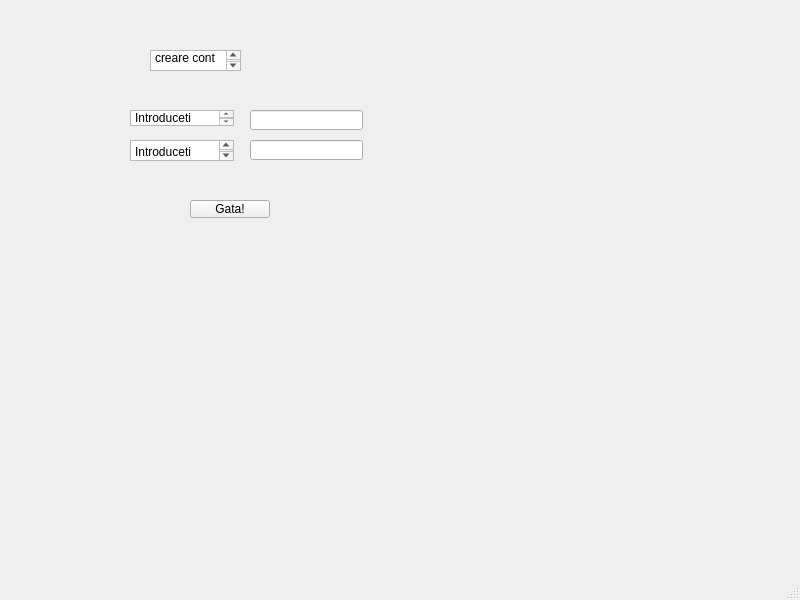
<?xml version="1.0" encoding="UTF-8"?>
<ui version="4.0">
 <class>SecondChance</class>
 <widget class="QMainWindow" name="SecondChance">
  <property name="geometry">
   <rect>
    <x>0</x>
    <y>0</y>
    <width>800</width>
    <height>600</height>
   </rect>
  </property>
  <property name="windowTitle">
   <string>SecondChance</string>
  </property>
  <widget class="QWidget" name="centralwidget">
   <widget class="QStackedWidget" name="stackedWidget">
    <property name="geometry">
     <rect>
      <x>0</x>
      <y>0</y>
      <width>471</width>
      <height>291</height>
     </rect>
    </property>
    <property name="currentIndex">
     <number>1</number>
    </property>
    <widget class="QWidget" name="page">
     <widget class="QPushButton" name="pushButton">
      <property name="geometry">
       <rect>
        <x>190</x>
        <y>60</y>
        <width>80</width>
        <height>18</height>
       </rect>
      </property>
      <property name="text">
       <string>Log In</string>
      </property>
     </widget>
     <widget class="QPushButton" name="pushButton_2">
      <property name="geometry">
       <rect>
        <x>190</x>
        <y>110</y>
        <width>80</width>
        <height>18</height>
       </rect>
      </property>
      <property name="text">
       <string>Sign Up</string>
      </property>
     </widget>
    </widget>
    <widget class="QWidget" name="page_3">
     <widget class="QPlainTextEdit" name="plainTextEdit">
      <property name="geometry">
       <rect>
        <x>150</x>
        <y>50</y>
        <width>91</width>
        <height>21</height>
       </rect>
      </property>
      <property name="plainText">
       <string>Pagina de creare cont</string>
      </property>
     </widget>
     <widget class="QTextEdit" name="textEdit">
      <property name="geometry">
       <rect>
        <x>130</x>
        <y>110</y>
        <width>104</width>
        <height>16</height>
       </rect>
      </property>
      <property name="html">
       <string>&lt;!DOCTYPE HTML PUBLIC &quot;-//W3C//DTD HTML 4.0//EN&quot; &quot;http://www.w3.org/TR/REC-html40/strict.dtd&quot;&gt;
&lt;html&gt;&lt;head&gt;&lt;meta name=&quot;qrichtext&quot; content=&quot;1&quot; /&gt;&lt;meta charset=&quot;utf-8&quot; /&gt;&lt;style type=&quot;text/css&quot;&gt;
p, li { white-space: pre-wrap; }
hr { height: 1px; border-width: 0; }
li.unchecked::marker { content: &quot;\2610&quot;; }
li.checked::marker { content: &quot;\2612&quot;; }
&lt;/style&gt;&lt;/head&gt;&lt;body style=&quot; font-family:'Segoe UI'; font-size:9pt; font-weight:400; font-style:normal;&quot;&gt;
&lt;p style=&quot; margin-top:0px; margin-bottom:0px; margin-left:0px; margin-right:0px; -qt-block-indent:0; text-indent:0px;&quot;&gt;Introduceti Email:&lt;/p&gt;&lt;/body&gt;&lt;/html&gt;</string>
      </property>
     </widget>
     <widget class="QTextEdit" name="textEdit_2">
      <property name="geometry">
       <rect>
        <x>130</x>
        <y>140</y>
        <width>104</width>
        <height>21</height>
       </rect>
      </property>
      <property name="html">
       <string>&lt;!DOCTYPE HTML PUBLIC &quot;-//W3C//DTD HTML 4.0//EN&quot; &quot;http://www.w3.org/TR/REC-html40/strict.dtd&quot;&gt;
&lt;html&gt;&lt;head&gt;&lt;meta name=&quot;qrichtext&quot; content=&quot;1&quot; /&gt;&lt;meta charset=&quot;utf-8&quot; /&gt;&lt;style type=&quot;text/css&quot;&gt;
p, li { white-space: pre-wrap; }
hr { height: 1px; border-width: 0; }
li.unchecked::marker { content: &quot;\2610&quot;; }
li.checked::marker { content: &quot;\2612&quot;; }
&lt;/style&gt;&lt;/head&gt;&lt;body style=&quot; font-family:'Segoe UI'; font-size:9pt; font-weight:400; font-style:normal;&quot;&gt;
&lt;p style=&quot; margin-top:0px; margin-bottom:0px; margin-left:0px; margin-right:0px; -qt-block-indent:0; text-indent:0px;&quot;&gt;Introduceti Parola:&lt;/p&gt;&lt;/body&gt;&lt;/html&gt;</string>
      </property>
     </widget>
     <widget class="QPushButton" name="DoneButton">
      <property name="geometry">
       <rect>
        <x>190</x>
        <y>200</y>
        <width>80</width>
        <height>18</height>
       </rect>
      </property>
      <property name="text">
       <string>Gata!</string>
      </property>
     </widget>
     <widget class="QLineEdit" name="InsertEmailBox">
      <property name="geometry">
       <rect>
        <x>250</x>
        <y>110</y>
        <width>113</width>
        <height>20</height>
       </rect>
      </property>
     </widget>
     <widget class="QLineEdit" name="InsertPasswordBox">
      <property name="geometry">
       <rect>
        <x>250</x>
        <y>140</y>
        <width>113</width>
        <height>20</height>
       </rect>
      </property>
     </widget>
    </widget>
    <widget class="QWidget" name="page_2">
     <widget class="QTextEdit" name="textEdit_5">
      <property name="geometry">
       <rect>
        <x>140</x>
        <y>150</y>
        <width>104</width>
        <height>21</height>
       </rect>
      </property>
      <property name="html">
       <string>&lt;!DOCTYPE HTML PUBLIC &quot;-//W3C//DTD HTML 4.0//EN&quot; &quot;http://www.w3.org/TR/REC-html40/strict.dtd&quot;&gt;
&lt;html&gt;&lt;head&gt;&lt;meta name=&quot;qrichtext&quot; content=&quot;1&quot; /&gt;&lt;meta charset=&quot;utf-8&quot; /&gt;&lt;style type=&quot;text/css&quot;&gt;
p, li { white-space: pre-wrap; }
hr { height: 1px; border-width: 0; }
li.unchecked::marker { content: &quot;\2610&quot;; }
li.checked::marker { content: &quot;\2612&quot;; }
&lt;/style&gt;&lt;/head&gt;&lt;body style=&quot; font-family:'Segoe UI'; font-size:9pt; font-weight:400; font-style:normal;&quot;&gt;
&lt;p style=&quot; margin-top:0px; margin-bottom:0px; margin-left:0px; margin-right:0px; -qt-block-indent:0; text-indent:0px;&quot;&gt;Introduceti Parola:&lt;/p&gt;&lt;/body&gt;&lt;/html&gt;</string>
      </property>
     </widget>
     <widget class="QTextEdit" name="textEdit_6">
      <property name="geometry">
       <rect>
        <x>250</x>
        <y>150</y>
        <width>104</width>
        <height>16</height>
       </rect>
      </property>
     </widget>
     <widget class="QPlainTextEdit" name="plainTextEdit_2">
      <property name="geometry">
       <rect>
        <x>160</x>
        <y>60</y>
        <width>101</width>
        <height>21</height>
       </rect>
      </property>
      <property name="plainText">
       <string>Pagina de accesare cont</string>
      </property>
     </widget>
     <widget class="QTextEdit" name="textEdit_7">
      <property name="geometry">
       <rect>
        <x>250</x>
        <y>120</y>
        <width>104</width>
        <height>16</height>
       </rect>
      </property>
     </widget>
     <widget class="QTextEdit" name="textEdit_8">
      <property name="geometry">
       <rect>
        <x>140</x>
        <y>120</y>
        <width>104</width>
        <height>16</height>
       </rect>
      </property>
      <property name="html">
       <string>&lt;!DOCTYPE HTML PUBLIC &quot;-//W3C//DTD HTML 4.0//EN&quot; &quot;http://www.w3.org/TR/REC-html40/strict.dtd&quot;&gt;
&lt;html&gt;&lt;head&gt;&lt;meta name=&quot;qrichtext&quot; content=&quot;1&quot; /&gt;&lt;meta charset=&quot;utf-8&quot; /&gt;&lt;style type=&quot;text/css&quot;&gt;
p, li { white-space: pre-wrap; }
hr { height: 1px; border-width: 0; }
li.unchecked::marker { content: &quot;\2610&quot;; }
li.checked::marker { content: &quot;\2612&quot;; }
&lt;/style&gt;&lt;/head&gt;&lt;body style=&quot; font-family:'Segoe UI'; font-size:9pt; font-weight:400; font-style:normal;&quot;&gt;
&lt;p style=&quot; margin-top:0px; margin-bottom:0px; margin-left:0px; margin-right:0px; -qt-block-indent:0; text-indent:0px;&quot;&gt;Introduceti Email:&lt;/p&gt;&lt;/body&gt;&lt;/html&gt;</string>
      </property>
     </widget>
    </widget>
   </widget>
  </widget>
  <widget class="QMenuBar" name="menubar">
   <property name="geometry">
    <rect>
     <x>0</x>
     <y>0</y>
     <width>800</width>
     <height>17</height>
    </rect>
   </property>
  </widget>
  <widget class="QStatusBar" name="statusbar"/>
 </widget>
 <resources/>
 <connections/>
</ui>
